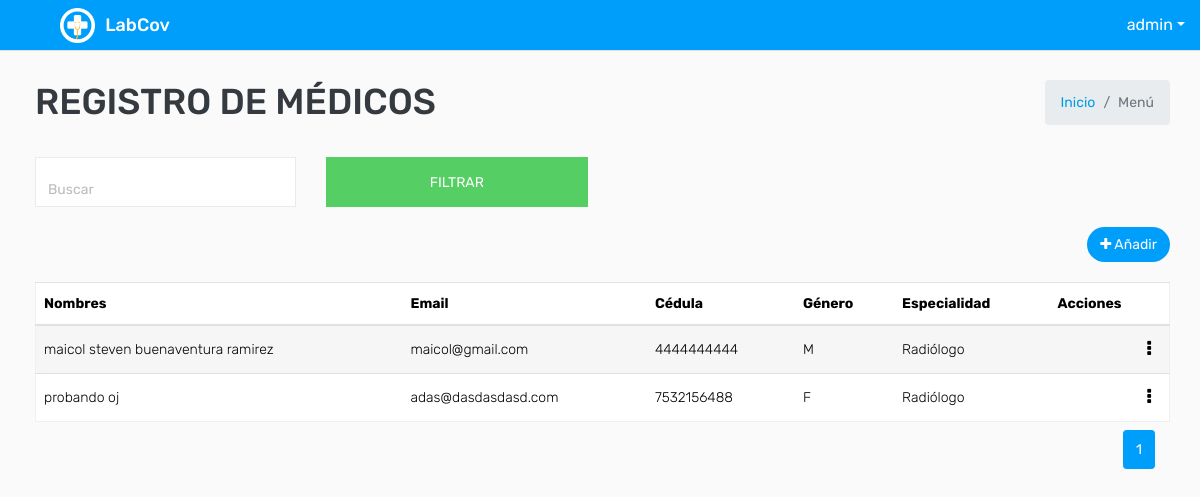
/medico/ (signed in), run on an earlier commit of the app's database.
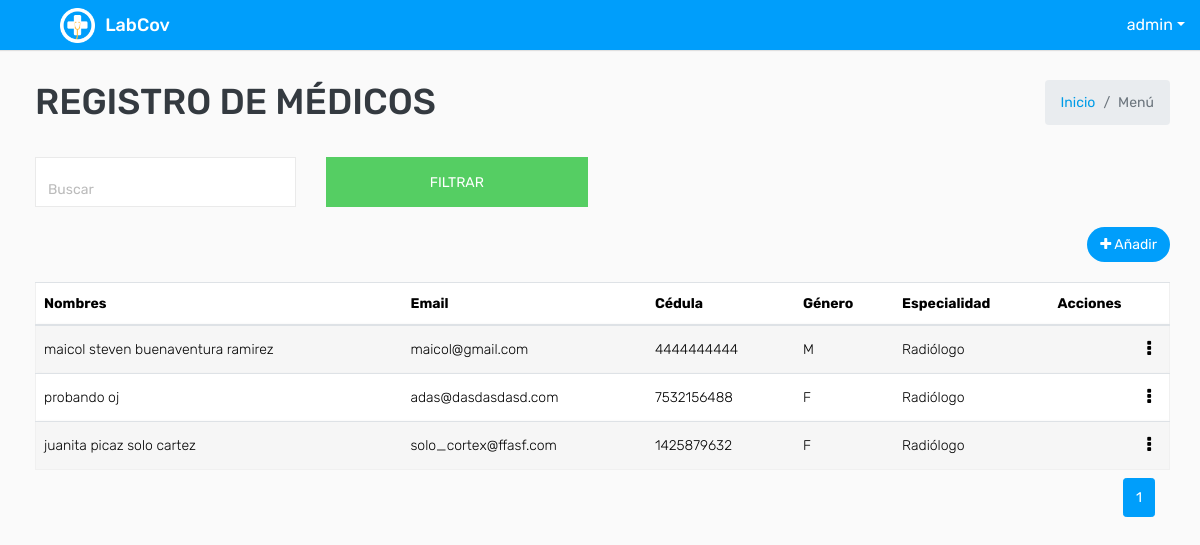
And on a later commit of the database.
### covid/models.py (models this page shows, shortened)
class ModeloBase(models.Model):
    class Meta:
        abstract = True
    """Model definition for ModeloBase."""
    fecha_creacion = models.DateTimeField(verbose_name='Fecha creación',auto_now_add=True)
    usuario_creacion = models.ForeignKey(settings.AUTH_USER_MODEL, verbose_name='Usuario Creación', related_name='+', blank=True, null=True,on_delete=models.PROTECT, editable=False)
    usuario_modificacion = models.ForeignKey(settings.AUTH_USER_MODEL, verbose_name='Usuario Modificación', related_name='+', blank=True, null=True,on_delete=models.PROTECT , editable=False)
    fecha_modificacion = models.DateTimeField(verbose_name='Fecha Modificación', auto_now=True)
    estado_registro = models.BooleanField(verbose_name="Estado del registro",default=True)

class User(AbstractUser,ModeloBase):
    cedula=models.CharField(max_length=10, verbose_name='Cédula', unique = True)
    tipo_genero = (('M', 'Masculino'), ('F', 'Femenino'))
    genero = models.CharField('Género', choices=tipo_genero, default='M', max_length=1)

class Medico(ModeloBase):
    usuario  = models.OneToOneField(settings.AUTH_USER_MODEL, verbose_name="Usuario",on_delete=models.PROTECT)
    especialidad = models.ForeignKey(EspecialidadMedico, verbose_name="Especialidad", on_delete=models.PROTECT)
    class Meta:
        permissions = (
            ("see_view_report", "Can_view_report"),
        )

class EspecialidadMedico(ModeloBase):
    descripcion = models.CharField("Especialidad", max_length=200 , unique=True)
    def __str__(self):
        return '{}'.format(self.descripcion)

### covid/views.py (the view, shortened to what this page needs)
# urls.py: path('medico/', key.MedicoListView.as_view(), name="medico_listar") ,
class MedicoListView(LoginRequiredMixin,PermissionRequiredMixin,ListView):
    permission_required = 'covid.view_medico'
    model = Medico
    paginate_by = 7
    template_name = "medico/medico_listar.html"
    def get_queryset(self):
        busqueda = self.request.GET.get("buscar")
        queryset = Medico.objects.all().order_by("pk")
        return queryset
    def get_context_data(self, **kwargs):
        context = super().get_context_data(**kwargs)
        context['titulo'] = "Registro de Médicos"
        return context

### templates/medico/medico_listar.html (shortened to what this page needs)
{% extends 'plantillaBase.html' %} {% block content %}
<div class="mt-2">
    <form action="" method="GET">
        <div class="row filter-row">
            <div class="col-sm-6 col-md-3">
                <div class="form-group form-focus select-focus focused">
                    <input type="text" name="buscar" id="id_buscar" class="form-control float-right" placeholder="Buscar">
                </div>
            </div>
            <div class="col-sm-6 col-md-3">
                <button type="submit" class="btn btn-success btn-block"> Filtrar </button>
            </div>
        </div>
    </form>
</div>
<div class="row ">
    <div class="col-sm-12 col-12 text-right m-b-20">
        {% if perms.covid.add_medico%}
        <a href="{% url 'medico_crear'%}" class="btn btn btn-primary btn-rounded float-right"><i class="fa fa-plus"></i>
            Añadir</a> {% endif %}
    </div>
</div>
<div class="row">
    <div class="col-md-12">
        <div class="table-responsive">
            <div id="DataTables_Table_0_wrapper" class="dataTables_wrapper dt-bootstrap4 no-footer">
                <div class="row">
                    <div class="col-sm-12">
                        <table class="table table-border table-striped custom-table  mb-0  no-footer" id="DataTables_Table_0" role="grid" aria-describedby="DataTables_Table_0_info">
                            <thead>
                                <tr>
                                    <th>Nombres</th>
                                    <th>Email</th>
                                    <th>Cédula</th>
                                    <th>Género</th>
                                    <th>Especialidad</th>
                                    <th>Acciones</th>
                                </tr>
                            </thead>
                            <tbody>
                                {% for dato in object_list %}
                                <tr>
                                    <td>{{ dato.usuario.last_name }} {{ dato.usuario.first_name }}</td>
                                    <td>{{ dato.usuario.email }}</td>
                                    <td>{{ dato.usuario.cedula }}</td>
                                    <td>{{ dato.usuario.genero }}</td>
                                    <td>{{ dato.especialidad }}</td>
                                    <td class="text-right">
                                        <div class="dropdown dropdown-action">
                                            <a class="action-icon dropdown-toggle" data-toggle="dropdown" aria-expanded="false"><i class="fa fa-ellipsis-v"></i></a>
                                        </div>
                                    </td>
                                </tr>
                                {% endfor %}
                            </tbody>
                        </table>
                    </div>
                </div>
            </div>
        </div>
        <div class="container-fluid">
            <ul class="pagination pagination-sm m-0 float-right">
                <nav aria-label="Page navigation example">
                    <ul class="pagination justify-content-center mt-2">
                         {% for i in page_obj.paginator.page_range %} {% if i == page_obj.number %}
                        <li class="page-item active">
                            <a class="page-link" href="#">{{ i }}</a>
                        </li>
                        {% else %}
                        <li class="page-item">
                            <a class="page-link" href="?page={{ i }}">{{ i }}</a>
                        </li>
                        {% endif %} {% endfor %}
                    </ul>
                </nav>
            </ul>
        </div>
    </div>
</div>
{% endblock %}

### templates/plantillaBase.html (shortened to what this page needs)
<!DOCTYPE html>
<html lang="es">
{% load static %}
<head>
    <link rel="stylesheet" type="text/css" href="{% static 'css/bootstrap.min.css'%}">
    <link rel="stylesheet" type="text/css" href="{% static 'css/font-awesome.min.css'%}">
    <link rel="stylesheet" type="text/css" href="{% static 'css/bootstrap-duallistbox.min.css'%}">
    <link rel="stylesheet" type="text/css" href="{% static 'css/style.css'%}">
    <link href="{% static 'css/select2.min.css'%}" rel="stylesheet">
    <link href="{% static 'css/select2-bootstrap4.min.css'%}" rel="stylesheet"> {% block content_extra_css %} {%endblock content_extra_css %}
</head>
<body>
    <div class="main-wrapper">
        <div class="header">
            <div class="header-left">
                <a href="{% url 'dashboard'%}" class="logo">
                    <img src="{% static 'img/logo.png' %}" width="35" height="35" alt="">
                    <span>LabCov</span></a>
            </div>
            <ul class="nav user-menu float-right">
                <li class="nav-item dropdown has-arrow">
                    <a href="#" class="dropdown-toggle nav-link user-link"
                        data-toggle="dropdown"></span><span>{{request.user }}</span></a>
                </li>
            </ul>
            <div class="page-wrapper ">
                <div class="content ">
                    <div class="row mb-2 ">
                        <div class="col-sm-8 ">
                            <h1 class="m-0 text-dark ">{{ titulo.upper }}</h1>
                        </div>
                        <div class="col-sm-4 ">
                            <ol class="breadcrumb float-sm-right ">
                                <li class="breadcrumb-item "><a href="{% url 'dashboard'%} ">Inicio</a></li>
                                <li class="breadcrumb-item active ">Menú</li>
                            </ol>
                        </div>
                    </div>
                    {% block content %} {% endblock %}
                </div>
            </div>
        </div>
</body>
</html>

What changed in the data, as far as the page shows it:
added Medico: usuario.last_name "juanita picaz", usuario.first_name "solo cartez", usuario.email "solo_cortex@ffasf.com", usuario.cedula "1425879632", usuario.genero "F", especialidad "Radiólogo"
